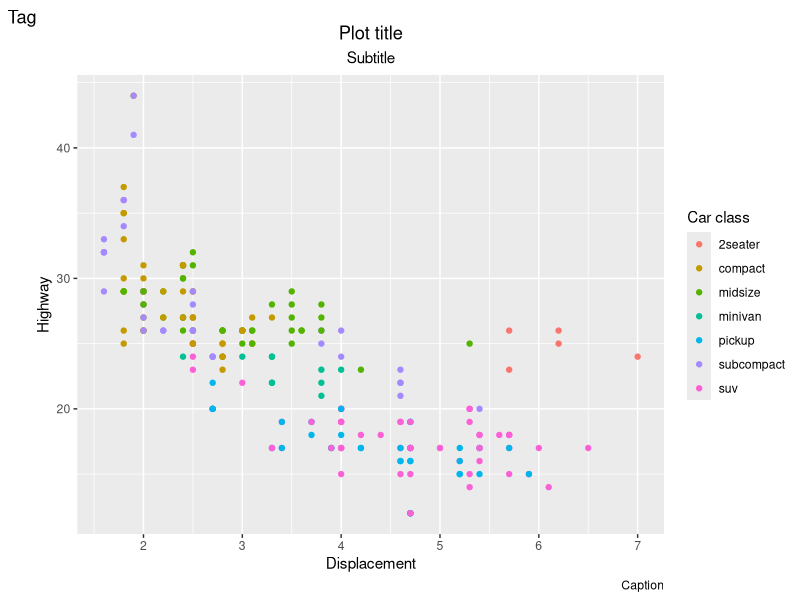
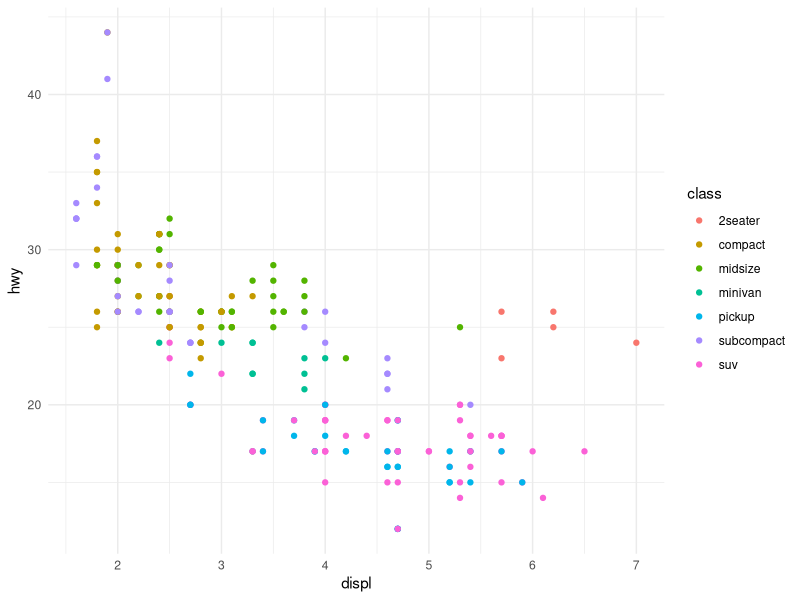
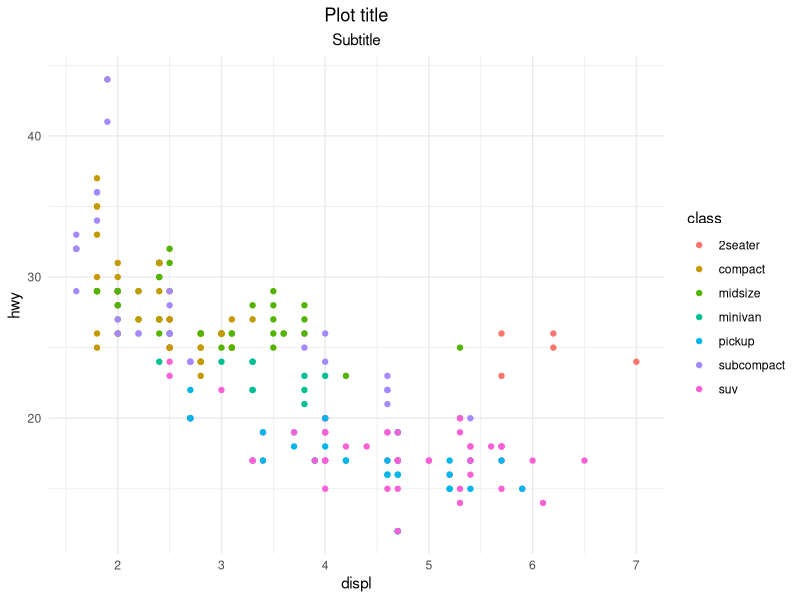
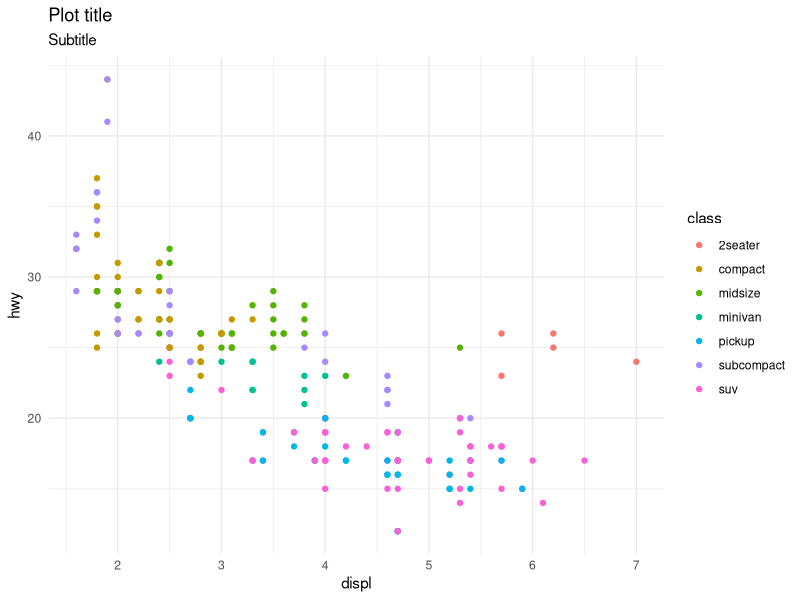

Reproduce these figures in R, in order. (Note: this script raises an error after producing the figures.)
library(tidyverse)

mpg %>%
  ggplot(aes(x = displ, y = hwy, color = class)) +
  geom_point() +
  labs(
    x = "Displacement",
    y = "Highway",
    color = "Car class",
    title = "Plot title",
    subtitle = "Subtitle",
    caption = "Caption",
    tag = "Tag"
  ) +
  theme(
    plot.title = element_text(hjust = 0.5),
    plot.subtitle = element_text(hjust = 0.5)
  )

mpg %>%
  ggplot(aes(x = displ, y = hwy, color = class)) +
  geom_point() +
  theme_minimal()

mpg %>%
  ggplot(aes(x = displ, y = hwy, color = class)) +
  geom_point() +
  theme_minimal() +
  labs(
    title = "Plot title",
    subtitle = "Subtitle"
  ) +
  theme(
    plot.title = element_text(hjust = 0.5),
    plot.subtitle = element_text(hjust = 0.5)
  )

mpg %>%
  ggplot(aes(x = displ, y = hwy, color = class)) +
  geom_point() +
  labs(
    title = "Plot title",
    subtitle = "Subtitle"
  ) +
  theme(
    plot.title = element_text(hjust = 0.5),
    plot.subtitle = element_text(hjust = 0.5)
  ) +
  theme_minimal()

my_theme <-
  theme_minimal() +
  theme(
    plot.title = element_text(hjust = 0.5),
    plot.subtitle = element_text(hjust = 0.5)
  )

ggplot2::theme_set()
